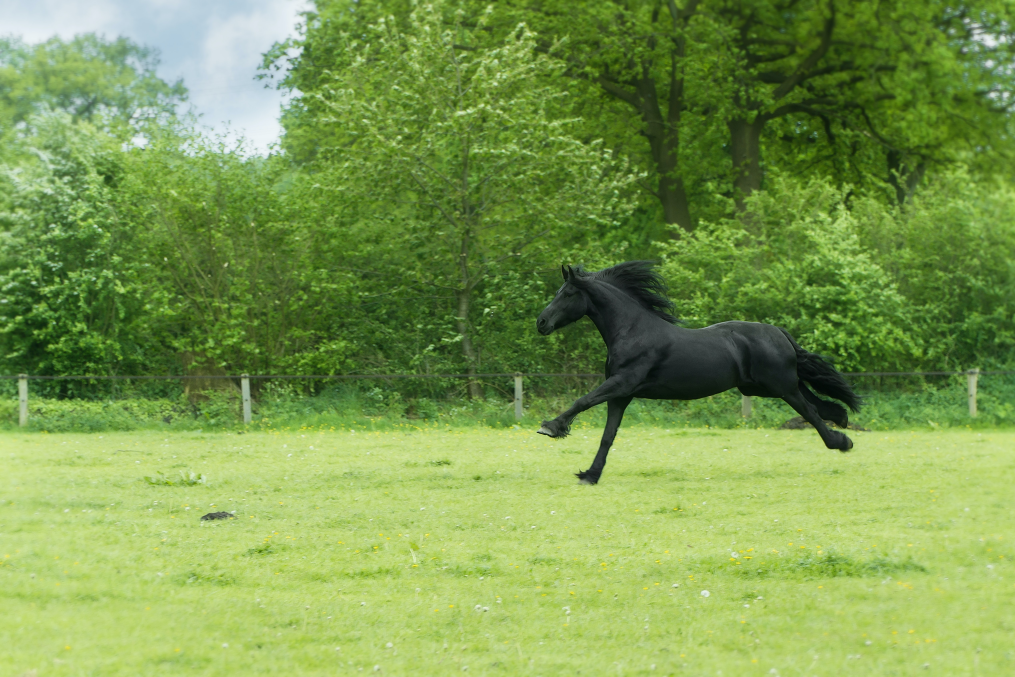
#> input picture Computer_Vision/img1.jpg, 5075 x 3383 px, found by its file name (shown at 1/5 size)
$ python bitwise_L11.py
#> lines starting #> are read from the running program, lines starting #| are printed output that depends on the picture; after the words box and inside, x2 and y2 are one past the last pixel; in counts of white or black regions, pixels touching at a corner belong together
import cv2
import numpy as np

img1=np.zeros((500,500,3),np.uint8)
img1=cv2.rectangle(img1,(150,100),(450,400),(255,255,255),-1)
img=cv2.imread('H:\Python+DS\Computer_Vision\img1.jpg')
#> img is the input picture: shape (3383, 5075, 3); mean B, G, R 80.2, 154.4, 123.9


img=cv2.resize(img,(500,500))
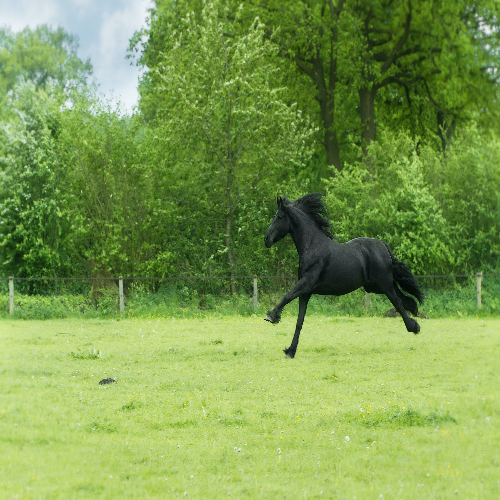
#> img: shape (500, 500, 3); mean B, G, R 80.1, 154.2, 123.8
img1=cv2.resize(img1,(500,500))


bitAnd=cv2.bitwise_and(img,img1)
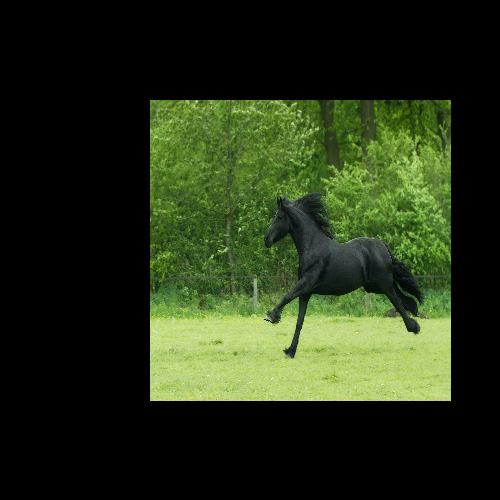
#> bitAnd: shape (500, 500, 3); mean B, G, R 23.2, 48.6, 37.7
bitOr=cv2.bitwise_or(img,img1)
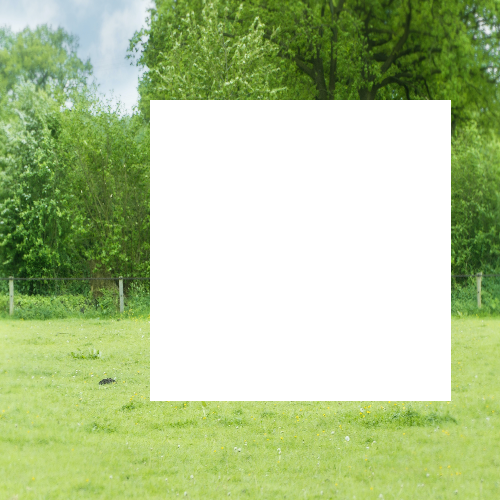
#> bitOr: shape (500, 500, 3); mean B, G, R 149.3, 198, 178.5
bitXor=cv2.bitwise_xor(img,img1)
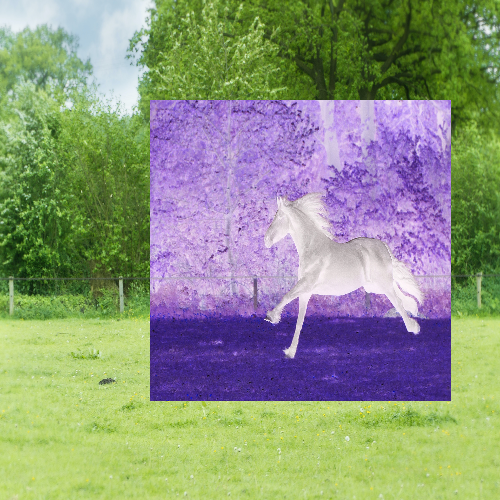
#> bitXor: shape (500, 500, 3); mean B, G, R 126.2, 149.4, 140.8
bitNot=cv2.bitwise_not(img)
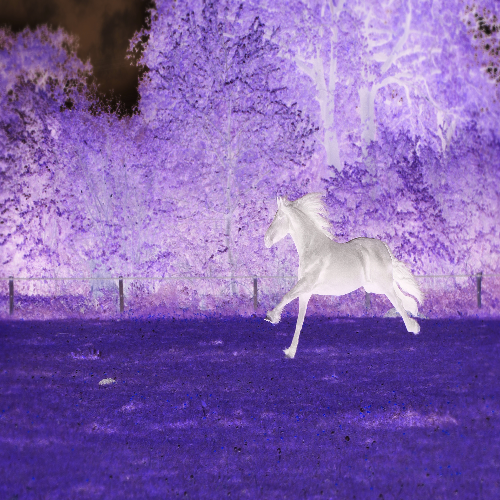
#> bitNot: shape (500, 500, 3); mean B, G, R 174.9, 100.8, 131.2
bitNot=cv2.bitwise_not(img1)


cv2.imshow('img1',img1)
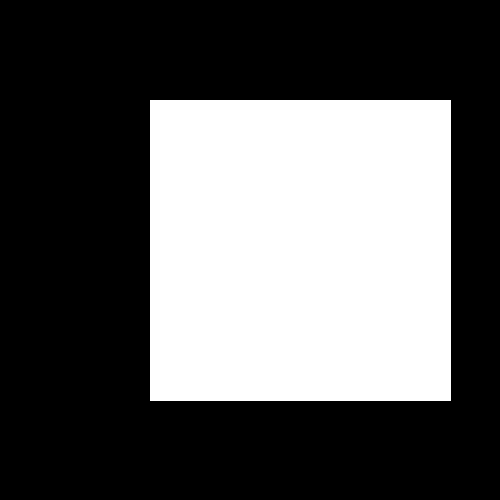
#> window 'img1': shape (500, 500, 3); 36.2% white; 1 white region, box (x1, y1, x2, y2) and area: (150, 100, 451, 401) 90601
cv2.imshow("img",img)
cv2.imshow('bitAnd',bitAnd)
cv2.imshow('bitOr',bitOr)
cv2.imshow('bitXor',bitXor)
cv2.imshow('bitNot',bitNot)
cv2.imshow('bitNot',bitNot)

cv2.waitKey(0)
cv2.destroyAllWindows()
